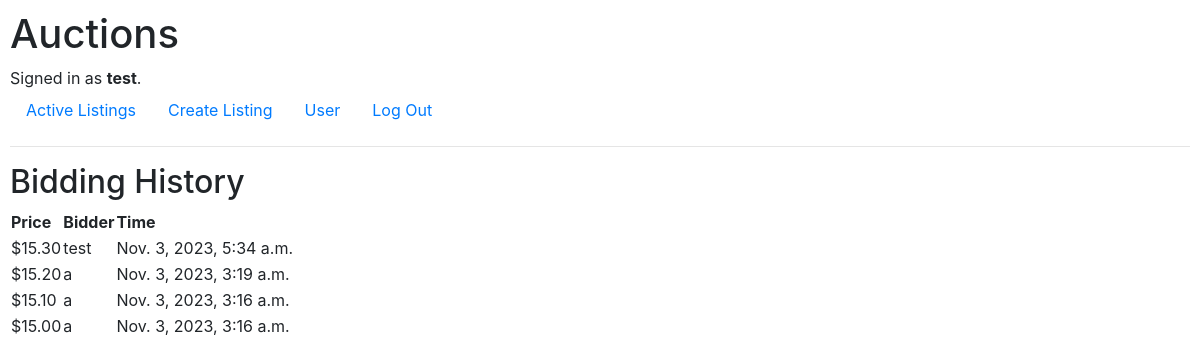
Page /listing/1/bid (signed in) on the committed database.
### auctions/models.py (models this page shows)
class User(AbstractUser):
    watchlist = models.ManyToManyField('Listing', related_name="watchlistuser")
    pass

class Bid(models.Model):
    listing = models.ForeignKey(Listing, on_delete=models.CASCADE, related_name="bid")
    bidder = models.ForeignKey(User, on_delete=models.CASCADE, related_name="bid")
    price = models.DecimalField(max_digits=20, decimal_places=2, validators=[MinValueValidator(0)])
    time = models.DateTimeField(auto_now_add=True)

### auctions/views.py (the view)
# urls.py: path("listing/<int:listing_id>/bid", views.bid, name="bid"),
def bid(request, listing_id):
    listing = Listing.objects.get(pk = listing_id)
    if listing:
        bid = Bid.objects.filter(listing = listing).order_by("-price")
        return render(request, "auctions/bids.html", {
            "bid":bid,
        })
    else:
        return render(request, "auctions/error.html", {
            "message":"Listing Not Exist."
        })

### auctions/templates/auctions/bids.html
{% extends 'auctions/layout.html' %}
{% block body %}
<h2>Bidding History</h2>
<div>
    <table>
        <thead>
            <tr>
                <th>Price</th>
                <th>Bidder</th>
                <th>Time</th>
            </tr>
        </thead>
        <tbody>
            {% for i in bid %}
            <tr>
                <td>${{ i.price }}</td>
                <td>{{ i.bidder }}</td>
                <td>{{ i.time }}</td>
            </tr>
            {% endfor %}
        </tbody>
    </table>
</div>
{% endblock %}

### auctions/templates/auctions/layout.html (shortened to what this page needs)
{% load static %}
<!DOCTYPE html>
<html lang="en">
    <head>
        <link rel="stylesheet" href="https://stackpath.bootstrapcdn.com/bootstrap/4.4.1/css/bootstrap.min.css">
        <link href="{% static 'auctions/styles.css' %}" rel="stylesheet">
    </head>
    <body>
        <h1>Auctions</h1>
        <div>
            {% if user.is_authenticated %}
                Signed in as <strong>{{ user.username }}</strong>.
            {% else %}
                Not signed in.
            {% endif %}
        </div>
        <ul class="nav">
            <li class="nav-item">
                <a class="nav-link" href="{% url 'index' %}">Active Listings</a>
            </li>
            {% if user.is_authenticated %}
                <li class="nav-item">
                    <a class="nav-link" href="{% url 'create' %}">Create Listing</a>
                </li>
                <li class="nav-item">
                    <a class="nav-link" href="{% url 'user' %}">User</a>
                </li>
                <li class="nav-item">
                    <a class="nav-link" href="{% url 'logout' %}">Log Out</a>
                </li>
            {% endif %}
        </ul>
        <hr>
        {% block body %}
        {% endblock %}
    </body>
</html>

### auctions/static/auctions/styles.css (style rules this page uses)
body { padding: 10px; }

### rows in the picture
User: username "test"
Bid: price "15.30", bidder "test", time "Nov. 3, 2023, 5:34 a.m."
Bid: price "15.20", bidder "a", time "Nov. 3, 2023, 3:19 a.m."
Bid: price "15.10", bidder "a", time "Nov. 3, 2023, 3:16 a.m."
Bid: price "15.00", bidder "a", time "Nov. 3, 2023, 3:16 a.m."
